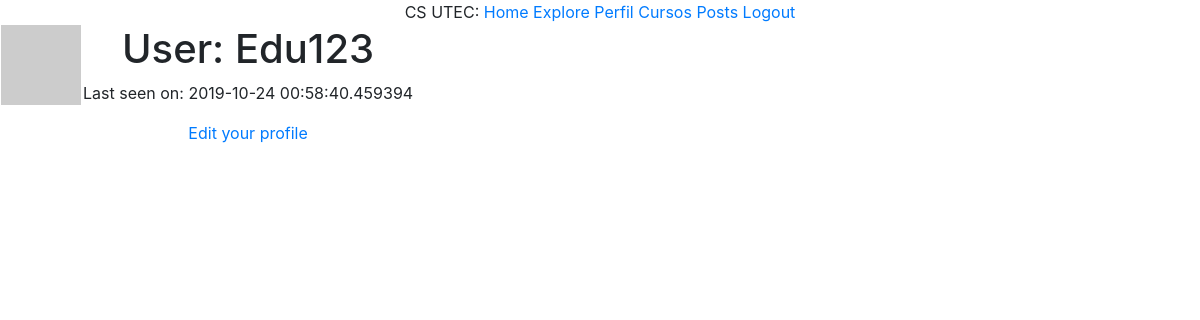
Page /user/Edu123 (signed in) on the earlier database version.
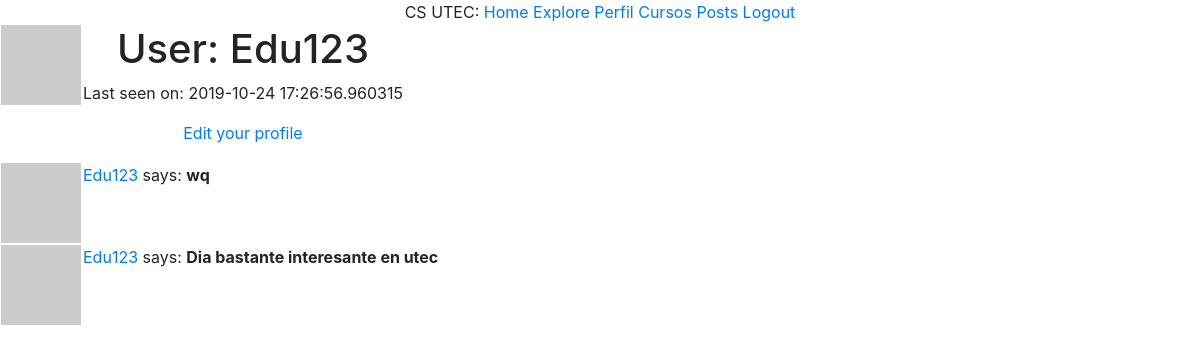
Same page on the later database version.
### app/models.py (models this page shows, shortened)
class User(UserMixin, db.Model):
    id = db.Column(db.Integer, primary_key=True)
    username = db.Column(db.String(70), index = True, unique = True)
    email = db.Column(db.String(90), index = True, unique = True)
    password_hash = db.Column(db.String(110))
    posts = db.relationship('Post', backref='author', lazy='dynamic')
    gender = db.Column(db.String(5))
    about_me = db.Column(db.String(140))
    last_seen = db.Column(db.DateTime, default=datetime.utcnow)
    followed = db.relationship(
        'User', secondary=followers,
        primaryjoin=(followers.c.follower_id == id),
        secondaryjoin=(followers.c.followed_id == id),
        backref=db.backref('followers', lazy='dynamic'), lazy='dynamic')
    def avatar(self, size):
        digest = md5(self.email.lower().encode('utf-8')).hexdigest()
        return 'https://www.gravatar.com/avatar/{}?d=identicon&s={}'.format(digest, size)
    def user_posts(self):
        return self.posts

class Post(db.Model):
    id = db.Column(db.Integer, primary_key=True)
    body = db.Column(db.String(140))
    timestamp = db.Column(db.DateTime, index=True, default=datetime.utcnow)
    user_id = db.Column(db.Integer, db.ForeignKey('user.id'))

### app/routes.py (the view)
@app.route('/user/<username>')
@login_required
def user(username):
    user = User.query.filter_by(username=username).first_or_404()
    posts = current_user.user_posts()
    return render_template('user.html', user=user, posts=posts)

### app/models.py (called while the page is built)
@login.user_loader
def load_user(id):
    return User.query.get(int(id))

### app/routes.py (called while the page is built)
@app.before_request
def before_request():
    if current_user.is_authenticated:
        current_user.last_seen = datetime.utcnow()
        db.session.commit()

### app/templates/user.html (shortened to what this page needs)
{% extends "base.html" %}
{% block content %}
  <table>
        <tr valign="top">
            <td><img src="{{ user.avatar(128) }}"></td>
            <td>
                <h1>User: {{ user.username }}</h1>
                {% if user.last_seen %}<p>Last seen on: {{ user.last_seen }}</p>{% endif %}
                {% if user == current_user %}
                <p><a href="{{ url_for('edit_profile') }}">Edit your profile</a></p>
                {% elif not current_user.is_following(user) %}
                <p><a href="{{ url_for('follow', username=user.username) }}">Follow</a></p>
		{% else %}
		<p><a href="{{ url_for('unfollow', username=user.username) }}">Unfollow</a></p>
                {% endif %}
            </td>
        </tr>
  </table>
    {% for post in posts %}
        {% include "_post.html" %}
    {% endfor %}
{% endblock %}

### app/templates/_post.html
  <table style = "text-align: center">
        <tr valign="top">
            <td><img src="{{ post.author.avatar(36) }}"></td>
            <td>
                <a href="{{ url_for('user', username=post.author.username) }}">
                    {{ post.author.username }}
                </a>
                says: <b>{{ post.body }}</>
            </td>
        </tr>
    </table>

Differences in the rows shown:
changed User "Edu123": last_seen "2019-10-24 00:58:40.459394" → "2019-10-24 17:26:56.960315"
added Post: author.username "Edu123", body "wq"
added Post: author.username "Edu123", body "Dia bastante interesante en utec"
